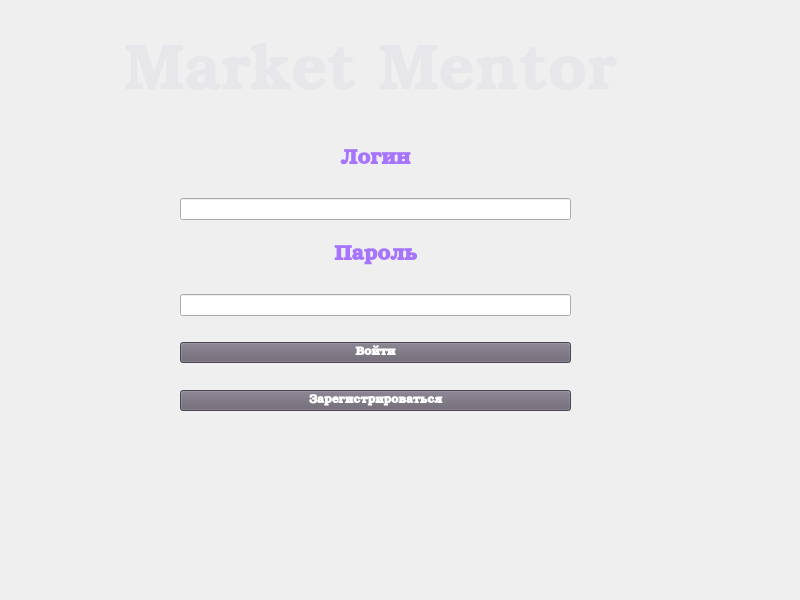
<?xml version="1.0" encoding="UTF-8"?>
<ui version="4.0">
 <class>AuthorizationWindow</class>
 <widget class="QWidget" name="AuthorizationWindow">
  <property name="geometry">
   <rect>
    <x>0</x>
    <y>0</y>
    <width>800</width>
    <height>600</height>
   </rect>
  </property>
  <property name="windowTitle">
   <string>Form</string>
  </property>
  <property name="styleSheet">
   <string notr="true"/>
  </property>
  <widget class="QWidget" name="layoutWidget">
   <property name="geometry">
    <rect>
     <x>180</x>
     <y>130</y>
     <width>391</width>
     <height>281</height>
    </rect>
   </property>
   <layout class="QGridLayout" name="gridLayout">
    <item row="5" column="0">
     <widget class="QPushButton" name="btnReg">
      <property name="font">
       <font>
        <family>URW Bookman</family>
        <weight>75</weight>
        <bold>true</bold>
       </font>
      </property>
      <property name="styleSheet">
       <string notr="true">QPushButton {	
    background-color:  rgb(104,97,112);
	color: rgb(255, 255, 255);
}

QPushButton:pressed {
    background-color:  rgb(70, 68, 81);
}</string>
      </property>
      <property name="text">
       <string>Зарегистрироваться</string>
      </property>
     </widget>
    </item>
    <item row="3" column="0">
     <widget class="QLineEdit" name="lePassword"/>
    </item>
    <item row="1" column="0">
     <widget class="QLineEdit" name="leLogin"/>
    </item>
    <item row="2" column="0">
     <widget class="QLabel" name="Password">
      <property name="font">
       <font>
        <family>URW Bookman</family>
        <weight>75</weight>
        <bold>true</bold>
       </font>
      </property>
      <property name="text">
       <string>&lt;html&gt;&lt;head/&gt;&lt;body&gt;&lt;p align=&quot;center&quot;&gt;&lt;span style=&quot; font-size:16pt; color: #A674FD&quot; &gt;Пароль&lt;/span&gt;&lt;/p&gt;&lt;/body&gt;&lt;/html&gt;</string>
      </property>
     </widget>
    </item>
    <item row="0" column="0">
     <widget class="QLabel" name="Login">
      <property name="font">
       <font>
        <family>URW Bookman</family>
        <weight>75</weight>
        <italic>false</italic>
        <bold>true</bold>
       </font>
      </property>
      <property name="text">
       <string>&lt;html&gt;&lt;head/&gt;&lt;body&gt;&lt;p align=&quot;center&quot;&gt;&lt;span style=&quot; font-size:16pt; color: #A674FD&quot;&gt;Логин&lt;/span&gt;&lt;/p&gt;&lt;/body&gt;&lt;/html&gt;</string>
      </property>
     </widget>
    </item>
    <item row="4" column="0" alignment="Qt::AlignVCenter">
     <widget class="QPushButton" name="btnEnter">
      <property name="font">
       <font>
        <family>URW Bookman</family>
        <weight>75</weight>
        <bold>true</bold>
       </font>
      </property>
      <property name="styleSheet">
       <string notr="true">QPushButton {	
    background-color:  rgb(104,97,112);
	color: rgb(255, 255, 255);
}

QPushButton:pressed {
    background-color:  rgb(70, 68, 81);
}</string>
      </property>
      <property name="text">
       <string>Войти</string>
      </property>
     </widget>
    </item>
   </layout>
  </widget>
  <widget class="QLabel" name="label">
   <property name="geometry">
    <rect>
     <x>90</x>
     <y>30</y>
     <width>561</width>
     <height>101</height>
    </rect>
   </property>
   <property name="font">
    <font>
     <family>URW Bookman</family>
     <pointsize>20</pointsize>
     <weight>75</weight>
     <italic>false</italic>
     <bold>true</bold>
     <strikeout>false</strikeout>
    </font>
   </property>
   <property name="text">
    <string>&lt;html&gt;&lt;head/&gt;&lt;body&gt;&lt;p align=&quot;center&quot;&gt;&lt;span style=&quot; font-size:48pt; color: #e7e6ea&quot;&gt;Market Mentor&lt;/span&gt;&lt;/p&gt;&lt;/body&gt;&lt;/html&gt;</string>
   </property>
  </widget>
 </widget>
 <resources/>
 <connections/>
</ui>
